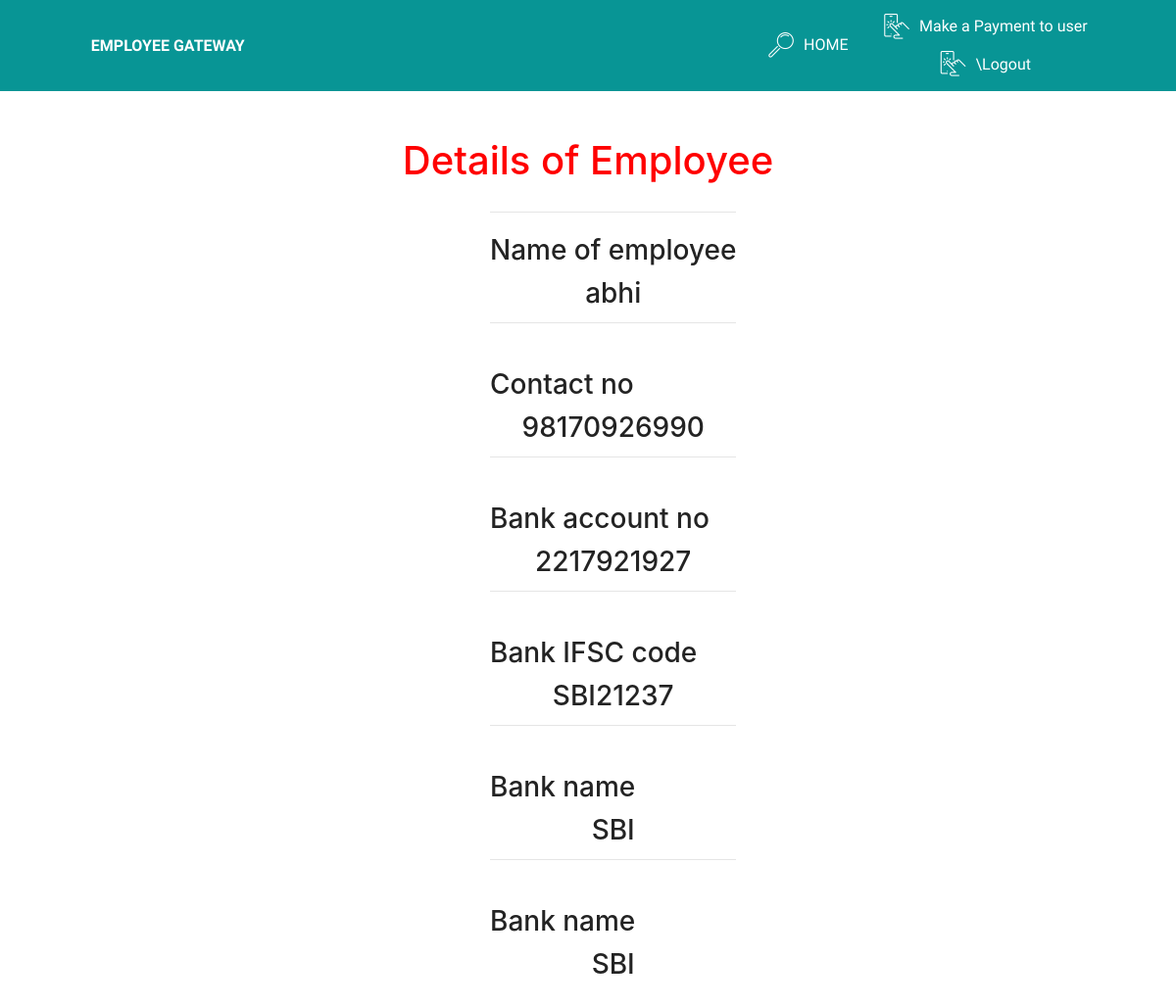
/home/details/3, run on the app's committed database.
### Gateway/models.py (models this page shows, shortened)
class EmployeeDetails(models.Model):
  employee_name =  models.CharField(max_length=50, blank=True, null=True)
  contact_no = models.PositiveIntegerField(blank=True, null=True)
  bank_accounts = models.PositiveIntegerField(blank=True, null=True)
  IFSC = models.CharField(max_length=100, blank=True, null=True)
  bank = models.CharField(max_length=100, blank=True, null=True)
  salary = models.PositiveIntegerField(blank=True, null=True)
  esi_bal = models.FloatField(default=0, null=True, blank=True)
  pension_bal = models.FloatField(default=0, null=True, blank=True)
  pf_bal = models.FloatField(default=0, null=True, blank=True)

### Gateway/views.py (the view)
# urls.py: url(r'^home/details/(?P<pk>\d+)', views.EmployeeIdentificationNoDetailView.as_view(), name="detail"),
class EmployeeIdentificationNoDetailView(DetailView):
    model = EmployeeDetails
    template_name  = "Employee/EmployeeIdentification-detail.html"
    context_object_name='detail'

### templates/Employee/EmployeeIdentification-detail.html (shortened to what this page needs)
<!DOCTYPE html>
<html >
<head>
  {% load staticfiles %}
<link href="//maxcdn.bootstrapcdn.com/bootstrap/4.0.0/css/bootstrap.min.css" rel="stylesheet" id="bootstrap-css">
  <link rel="stylesheet" href="{% static '/web/assets/mobirise-icons/mobirise-icons.css' %}">
  <link rel="stylesheet" href="{% static 'tether/tether.min.css' %}">
  <link rel="stylesheet" href="{% static '/bootstrap/css/bootstrap.min.css' %}">
  <link rel="stylesheet" href="{% static '/bootstrap/css/bootstrap-grid.min.css' %}">
  <link rel="stylesheet" href="{% static 'bootstrap/css/bootstrap-reboot.min.css' %}">
  <link rel="stylesheet" href="{% static 'dropdown/css/style.css' %}">
  <link rel="stylesheet" href="{% static 'theme/css/style.css' %}">
  <link rel="stylesheet" href="{% static 'mobirise/css/mbr-additional.css' %}" type="text/css">
</head>
<body>
<section class="menu cid-rjijTCVSWR" once="menu" id="menu1-9">
    <nav class="navbar navbar-expand beta-menu navbar-dropdown align-items-center navbar-fixed-top navbar-toggleable-sm">
        <div class="menu-logo">
            <div class="navbar-brand">
                <span class="navbar-caption-wrap"><a class="navbar-caption text-white display-4" href="adminHomeList.html">EMPLOYEE GATEWAY</a></span>
            </div>
        </div>
        <div class="collapse navbar-collapse" id="navbarSupportedContent">
            <ul class="navbar-nav nav-dropdown nav-right" data-app-modern-menu="true"><li class="nav-item">
                    <a class="nav-link link text-white display-4" href="{% url 'Gateway:homy' %}">
                        <span class="mbri-search mbr-iconfont mbr-iconfont-btn"></span>HOME &nbsp; &nbsp;</a>
                </li><li class="nav-item">
                  <a class="nav-link link text-white display-4" href="{% url 'Gateway:transaction' pk=detail.pk %}"><span class="mbri-touch mbr-iconfont mbr-iconfont-btn"></span>Make a Payment to user</a>
                   <a class="nav-link link text-white display-4" href="http://127.0.0.1:8000/logouts"><span class="mbri-touch mbr-iconfont mbr-iconfont-btn"></span>\Logout</a>
                </li></ul>
        </div>
    </nav>
</section>
<br><br><br><br><br><br>
</body>
</html>
{% block body_block %}
<h1 style="text-align: center; color : red;">Details of Employee</h1>
<div class="yes">
	<hr>
<label> <h3 style="text-align: center">Name of employee</h3></label>
<br>
<h3 style="text-align: center"> {{ detail.employee_name}} </h3>
<hr>
<br>
<label> <h3 style="text-align: center">Contact no</h3></label>
<br>
<h3 style="text-align: center">{{ detail.contact_no}} </h3>
<hr>
<br>
<label> <h3 style="text-align: center">Bank account no</h3></label>
<br>
<h3 style="text-align: center">{{ detail.bank_accounts}}</h3>
<hr>
<br>
<label><h3 style="text-align: center">Bank IFSC code</h3></label>
	<br>
<h3 style="text-align: center">{{ detail.IFSC}}</h3>
<hr>
<br>
<label><h3 style="text-align: center">Bank name</h3></label>
<h3 style="text-align: center">{{ detail.bank}}</h3>
<hr>
<br>
<label><h3 style="text-align: center">Bank name</h3></label>
<h3 style="text-align: center">{{ detail.bank}}</h3>
<br>
</div>
{% endblock %}

### static/dropdown/css/style.css (style rules this page uses)
.navbar-dropdown { left: 0; padding: 0; position: absolute; right: 0; top: 0; transition: all 0.45s ease; z-index: 1030; background: #282828; }
.navbar-dropdown .navbar-caption { font-weight: 700; white-space: normal; vertical-align: -4px; line-height: 3.125rem !important; }
.navbar-dropdown .navbar-caption, .navbar-dropdown .navbar-caption:hover { color: inherit; text-decoration: none; }
.navbar-dropdown.navbar-fixed-top { position: fixed; }
.navbar-dropdown .navbar-brand span { vertical-align: -4px; }
.nav-dropdown { font-size: 0.75rem; font-weight: 500; height: auto !important; }
.nav-dropdown .link { margin: .667em 1.667em; font-weight: 500; padding: 0; transition: color .2s ease-in-out; }
.nav-dropdown .link::after, .nav-dropdown .dropdown-item::after { color: inherit; }

### static/theme/css/style.css (style rules this page uses)
section { background-color: #ffffff; }
section, .container, .container-fluid { position: relative; word-wrap: break-word; }
a { font-style: normal; font-weight: 400; cursor: pointer; }
a, a:hover { text-decoration: none; }
body { color: #232323; }
h1, h2, h3, h4, h5, h6, .h1, .h2, .h3, .h4, .h5, .h6, .display-1, .display-2, .display-3, .display-4 { line-height: 1; word-break: break-word; word-wrap: break-word; }
body { position: relative; }
section { background-position: 50% 50%; background-repeat: no-repeat; background-size: cover; }
.menu .navbar-brand { display: -webkit-flex; }
.menu .navbar-brand span { display: flex; display: -webkit-flex; }
.menu .navbar-brand .navbar-caption-wrap { display: -webkit-flex; }
@media (min-width: 992px) { .menu .navbar-nav.nav-dropdown { display: -webkit-flex; } }
@media (min-width: 992px) { .menu .navbar-toggleable-sm .navbar-collapse { display: -webkit-flex !important; } }
.navbar { display: -webkit-flex; -webkit-flex-wrap: wrap; -webkit-align-items: center; -webkit-justify-content: space-between; }
.navbar-collapse { -webkit-flex-basis: 100%; -webkit-flex-grow: 1; -webkit-align-items: center; }
.nav-dropdown .link { padding: .667em 1.667em !important; margin: 0 !important; }

### templates/Employee/EmployeeIdentification-detail.html (style rules this page uses)
label { display: inline-flex; margin-bottom: .5rem; margin-top: .5rem; }
.yes { position: absolute; top: 200px; left: 500px; }

### data on the page
EmployeeDetails: employee_name "abhi", contact_no "98170926990", bank_accounts "2217921927", IFSC "SBI21237", bank "SBI"
